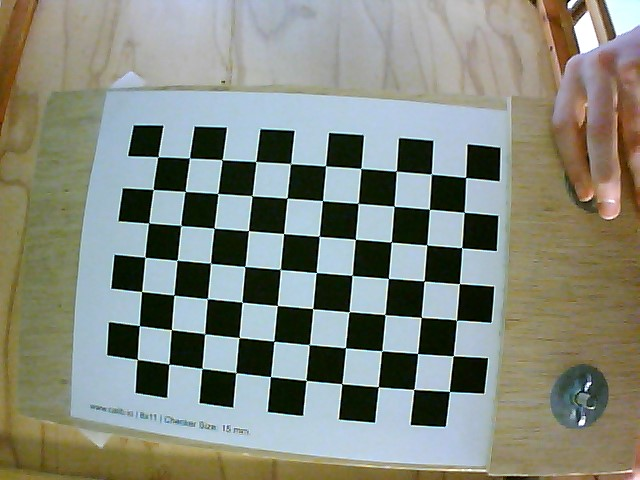
#> input picture Romi3_vision/calib_photos/check.jpg, 640 x 480 px; its folder holds only this picture in this run
$ python undistort.py
#> lines starting #> are read from the running program, lines starting #| are printed output that depends on the picture; after the words box and inside, x2 and y2 are one past the last pixel; in counts of white or black regions, pixels touching at a corner belong together
import cv2
import numpy as np
import glob
import os
dir_path = os.path.dirname(os.path.realpath(__file__))


print("starting undistort")
print(" initializing")
chessboard_scale_unit = 1

# termination criteria
criteria = (cv2.TERM_CRITERIA_EPS + cv2.TERM_CRITERIA_MAX_ITER, 30, 0.001)
# prepare object points, like (0,0,0), (1,0,0), (2,0,0) ....,(6,5,0)
objp = np.zeros((10*7,3), np.float32)
objp[:,:2] = np.mgrid[0:7,0:10].T.reshape(-1,2)
# print(objp)
# Arrays to store object points and image points from all the images.
objpoints = [] # 3d point in real world space
imgpoints = [] # 2d points in image plane.
images_dir = dir_path + '/calib_photos/*'#'C:/Users/PEACCE/Documents/sean/python/opencv/romi_aruco_targets/calib_photos/*'
print(" finding photos in " + images_dir)
images = glob.glob(images_dir)
num = 1
print(" finding patterns:")
for fname in images:
    img = cv2.imread(fname)
#> img is the input picture: shape (480, 640, 3); mean B, G, R 125.9, 136.6, 131.9
    gray = cv2.cvtColor(img, cv2.COLOR_BGR2GRAY)
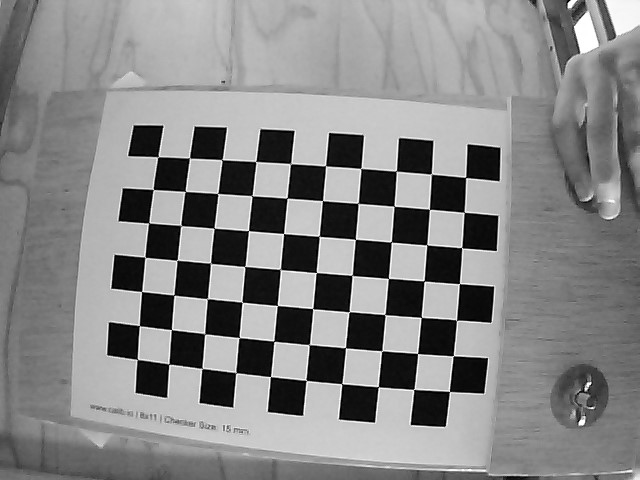
#> gray: shape (480, 640); min 0, max 255, mean 134
    # Find the chess board corners
    ret, corners = cv2.findChessboardCorners(gray, (7,10), None)
#> ret = True; corners = 70 rows, first 8: [465.5, 177.5], [464.3, 212.3], [461.5, 247.5], [459.5, 283.5], [456.4, 320.5], [453.4, 355.6], [449.5, 391.5], [431.4, 173.8]
    # print(corners)
    # If found, add object points, image points (after refining them)
    if ret == True:
        # print("yay")
        objpoints.append(objp)
        corners2 = cv2.cornerSubPix(gray,corners, (11,11), (-1,-1), criteria)
#> corners2 = 70 rows, first 8: [465.6, 177.5], [464.1, 212.4], [461.6, 247.7], [459.4, 283.6], [456.5, 320], [453.3, 355.8], [449.4, 391.4], [431.3, 174.2]
        imgpoints.append(corners)
        # Draw and display the corners
        cv2.drawChessboardCorners(img, (7,6), corners2, ret)
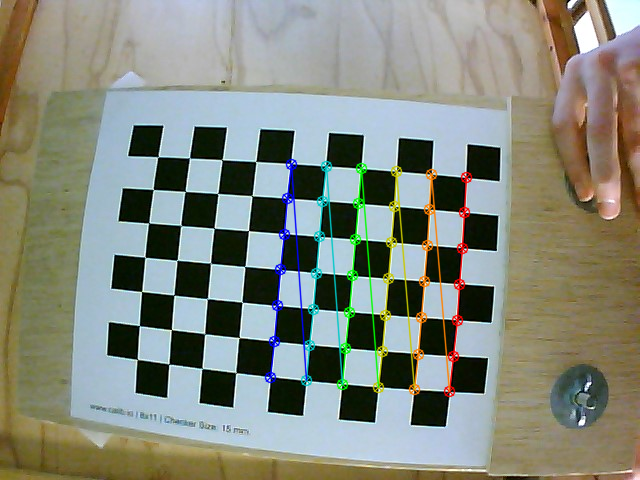
#> img: shape (480, 640, 3); 3.4% of pixels changed, all inside (x1, y1, x2, y2) = (264, 158, 473, 398)
        #cv2.imshow('calib_pattern', img)
        cv2.waitKey(1)
    print(str(num) + "/" + str(len(images)))
    num += 1

print(" running calibration")
ret, mtx, dist, rvecs, tvecs = cv2.calibrateCamera(objpoints, imgpoints, gray.shape[::-1], None, None)
#> ret = 0.237; mtx = [[645.7, 0, 328.8], [0, 645.3, 234.3], [0, 0, 1]]; dist = [[-0.529, 2.09, 0.00823, -0.0122, -10.51]]; rvecs = ([-0.00149, 0.145, 1.65],); tvecs = ([3.88, -1.61, 17.64],)

img = cv2.imread(images[0])
newcameramtx = None
print("ready")
def undistort(img):
    h,  w = img.shape[:2]
#> h = 480; w = 640
    global newcameramtx
    newcameramtx, roi = cv2.getOptimalNewCameraMatrix(mtx, dist, (w,h), 1, (w,h))
#> newcameramtx = [[257.5, 0, 489.9], [0, 131.6, 358.7], [0, 0, 1]]; roi = (359, 311, 255, 98)

    # undistort
    dst = cv2.undistort(img, mtx, dist, None, newcameramtx)
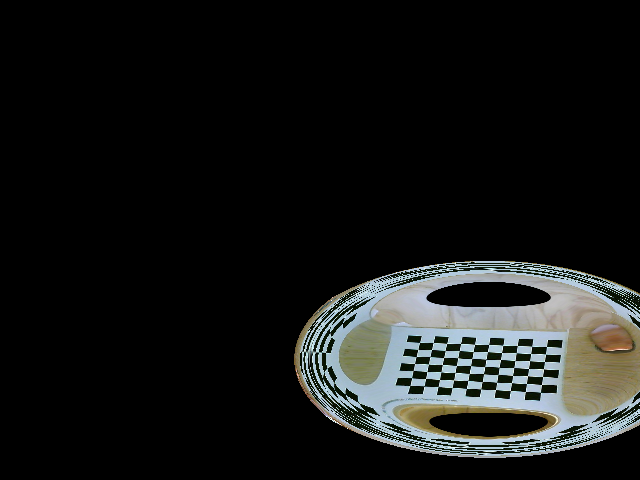
#> dst: shape (480, 640, 3); mean B, G, R 23.1, 24.1, 22.6
    # crop the image
    x, y, w, h = roi
#> x = 359; y = 311; w = 255; h = 98
    dst = dst[y:y+h, x:x+w]
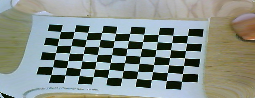
#> dst: shape (98, 255, 3); mean B, G, R 137.2, 143.1, 134.2
    return dst

cv2.imwrite('calibresult.png', undistort(img))

cv2.destroyAllWindows()

$ run again, on Romi3_vision/calib_photos/check2.jpg
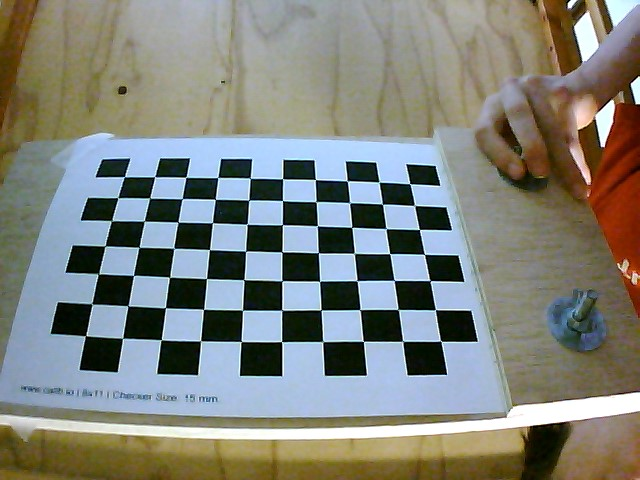
#> input picture Romi3_vision/calib_photos/check2.jpg, 640 x 480 px
#> img is the input picture: shape (480, 640, 3); mean B, G, R 124, 130.9, 128.3
#> `gray = cv2.cvtColor(img, cv2.COLOR_BGR2GRAY)`:
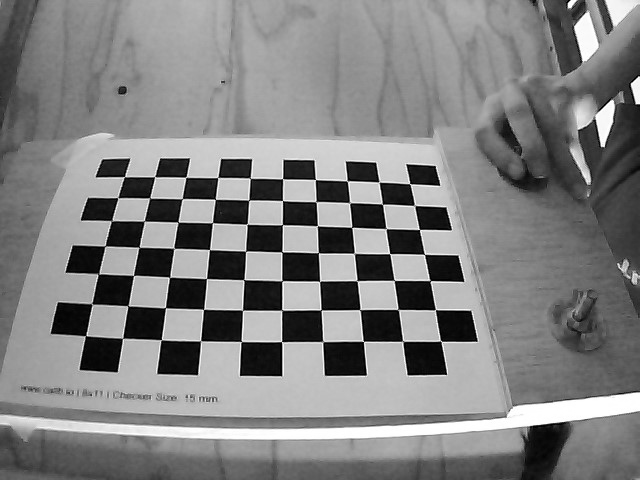
#> gray: shape (480, 640); min 0, max 255, mean 129.3
#> `ret, corners = cv2.findChessboardCorners(gray, (7,10), None)`: ret = True; corners = 70 rows, first 8: [409.6, 183.6], [414.5, 205.4], [419.5, 229.5], [424.6, 254.5], [430.4, 280.6], [435.4, 309.5], [441.1, 341], [379, 182]
#> corners2 = 70 rows, first 8: [409.9, 183.8], [414.5, 205.5], [419.4, 229.5], [424.4, 254.3], [429.8, 280.6], [435.4, 309.8], [440.7, 341.3], [379.1, 182.1]
#> img: shape (480, 640, 3); 2.81% of pixels changed, all inside (x1, y1, x2, y2) = (235, 172, 448, 349)
#> `ret, mtx, dist, rvecs, tvecs = cv2.calibrateCamera(objpoints, imgpoint..`: ret = 1.38; mtx = [[4477.7, 0, 250.7], [0, 731.6, 80.96], [0, 0, 1]]; dist = [[-160.6, 5611.3, 12.8, 1.21, -61710.5]]; rvecs = ([-0.829, -0.836, 1.51],); tvecs = ([2.22, 7.13, 135.6],)
#> newcameramtx = [[4477.7, 0, 250.7], [0, 731.6, 80.96], [0, 0, 1]]; roi = (0, 0, 639, 479)
#> in undistort, `dst = cv2.undistort(img, mtx, dist, None, newcameramtx)`:
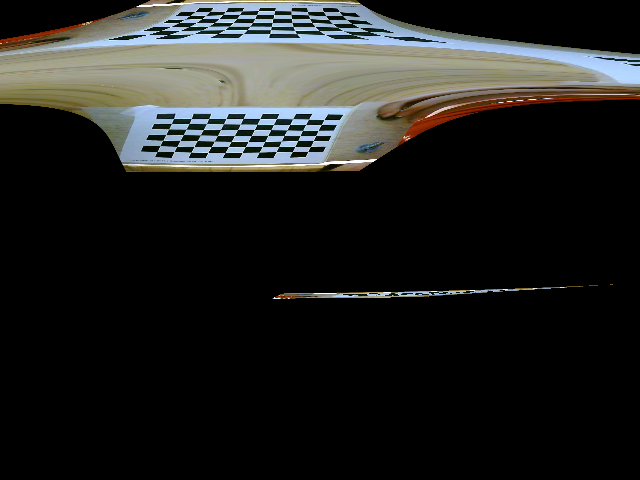
#> dst: shape (480, 640, 3); mean B, G, R 32.1, 33.9, 33.1
#> in undistort, `x, y, w, h = roi`: x = 0; w = 639; h = 479

$ run again, on Romi3_vision/calib_photos/check3.jpg
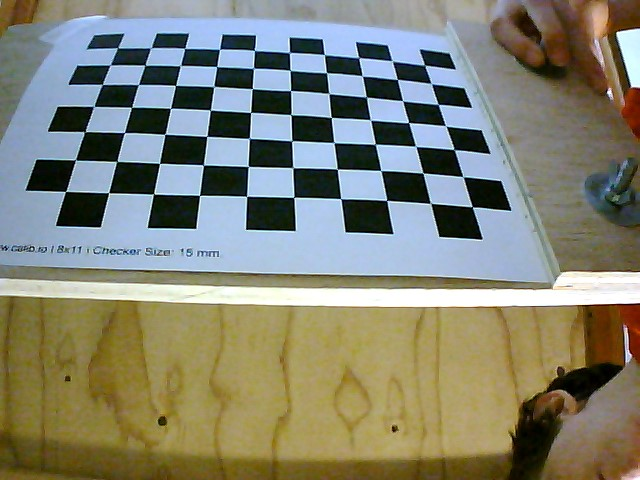
#> input picture Romi3_vision/calib_photos/check3.jpg, 640 x 480 px
#> img is the input picture: shape (480, 640, 3); mean B, G, R 115.5, 131, 130.2
#> `gray = cv2.cvtColor(img, cv2.COLOR_BGR2GRAY)`:
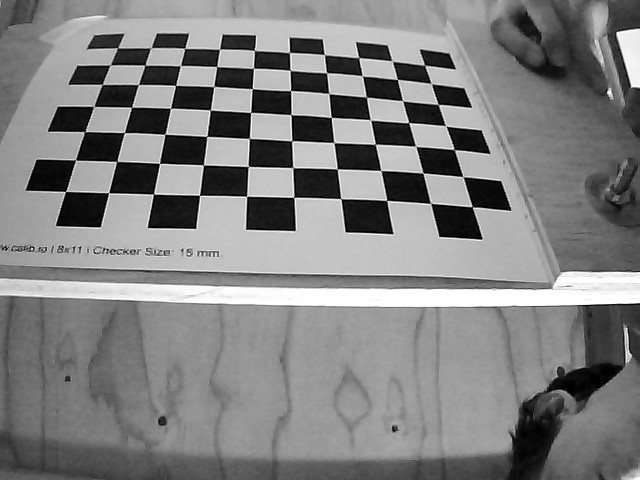
#> gray: shape (480, 640); min 0, max 255, mean 129
#> `ret, corners = cv2.findChessboardCorners(gray, (7,10), None)`: ret = True; corners = 70 rows, first 8: [424.8, 65.02], [431.3, 83.53], [438.3, 104.4], [445.8, 125.9], [453.8, 149.5], [462.7, 176.7], [472.2, 206.5], [392.3, 60.65]
#> corners2 = 70 rows, first 8: [424.6, 65.21], [431.3, 83.64], [438.2, 104.4], [445.6, 125.8], [454.3, 149.5], [463, 176.6], [472.3, 206.7], [392.1, 61.02]
#> img: shape (480, 640, 3); 2.65% of pixels changed, all inside (x1, y1, x2, y2) = (241, 44, 479, 214)
#> `ret, mtx, dist, rvecs, tvecs = cv2.calibrateCamera(objpoints, imgpoint..`: ret = 0.884; mtx = [[735.1, 0, 461.4], [0, 1512, 191.9], [0, 0, 1]]; dist = [[-0.347, -0.692, 0.0107, -0.0534, 1.26]]; rvecs = ([-1.11, 0.744, 1.22],); tvecs = ([-1.11, -1.91, 22.58],)
#> newcameramtx = [[673.9, 0, 459.7], [0, 1339.4, 200.7], [0, 0, 1]]; roi = (3, 30, 631, 425)
#> in undistort, `x, y, w, h = roi`: x = 3; y = 30; w = 631; h = 425
#> in undistort, `dst = dst[y:y+h, x:x+w]`:
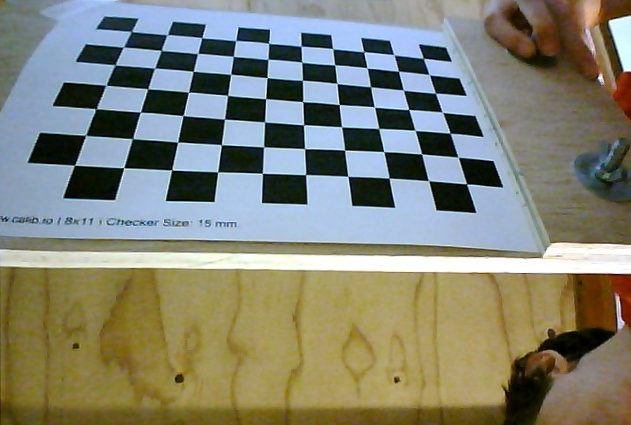
#> dst: shape (425, 631, 3); mean B, G, R 116.1, 131.2, 129.8

$ run again, on Romi3_vision/calib_photos/check4.jpg
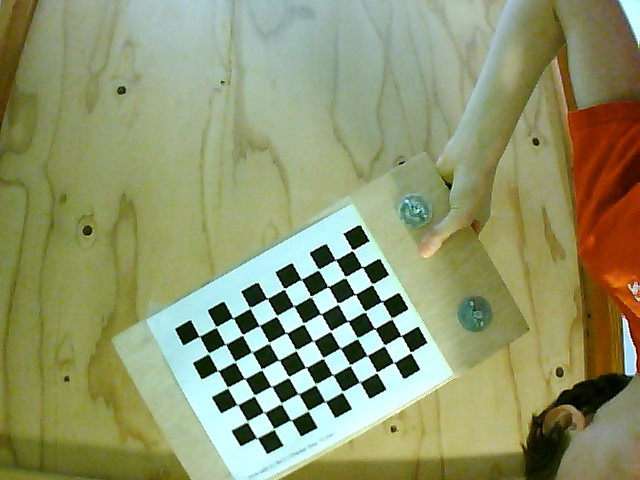
#> input picture Romi3_vision/calib_photos/check4.jpg, 640 x 480 px
#> img is the input picture: shape (480, 640, 3); mean B, G, R 109.8, 149.7, 143.1
#> `gray = cv2.cvtColor(img, cv2.COLOR_BGR2GRAY)`:
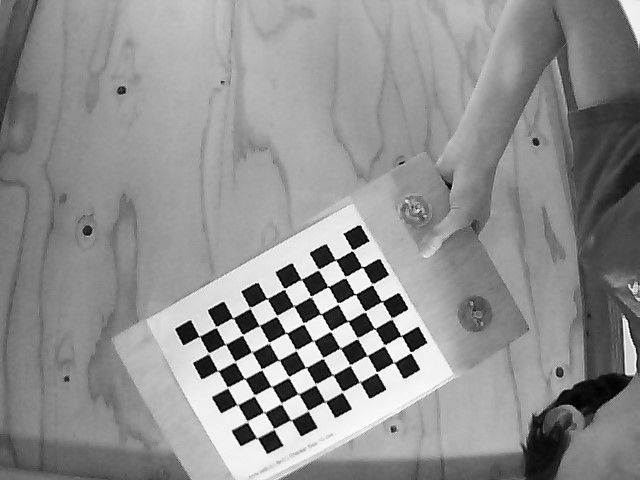
#> gray: shape (480, 640); min 1, max 255, mean 143.2
#> `ret, corners = cv2.findChessboardCorners(gray, (7,10), None)`: ret = True; corners = 70 rows, first 8: [352.3, 250.2], [361.8, 266.7], [372, 284.3], [382.3, 301.3], [391.7, 318.1], [401, 335.8], [410.6, 352.4], [335.4, 259.7]
#> corners2 = 70 rows, first 8: [352.6, 250.2], [362.3, 267.3], [372.1, 284.4], [381.8, 301.5], [391.6, 318.5], [401.1, 335.5], [410.7, 352.4], [335.5, 259.8]
#> img: shape (480, 640, 3); 2.14% of pixels changed, all inside (x1, y1, x2, y2) = (261, 244, 418, 408)
#> `ret, mtx, dist, rvecs, tvecs = cv2.calibrateCamera(objpoints, imgpoint..`: ret = 0.11; mtx = [[614.9, 0, 309.5], [0, 608.3, 188.8], [0, 0, 1]]; dist = [[-0.245, -0.673, 0.0226, 0.00112, 1.54]]; rvecs = ([-0.12, 0.0768, 1.06],); tvecs = ([2.2, 3.16, 31.43],)
#> newcameramtx = [[541.1, 0, 310.8], [0, 546.5, 199.8], [0, 0, 1]]; roi = (19, 20, 599, 449)
#> in undistort, `x, y, w, h = roi`: x = 19; y = 20; w = 599; h = 449
#> in undistort, `dst = dst[y:y+h, x:x+w]`:
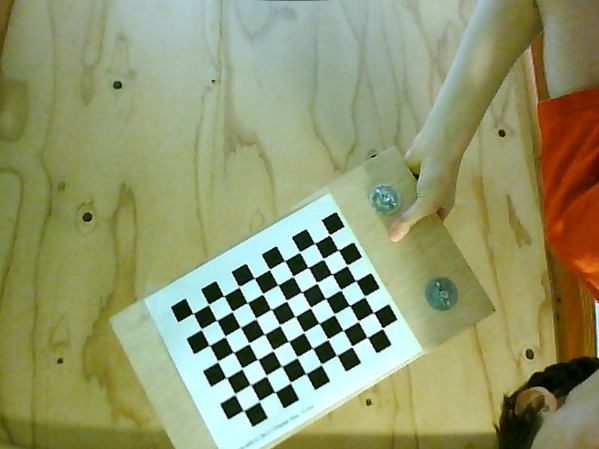
#> dst: shape (449, 599, 3); mean B, G, R 110.5, 151.1, 144.2

$ run again, on Romi3_vision/calib_photos/check10.jpg
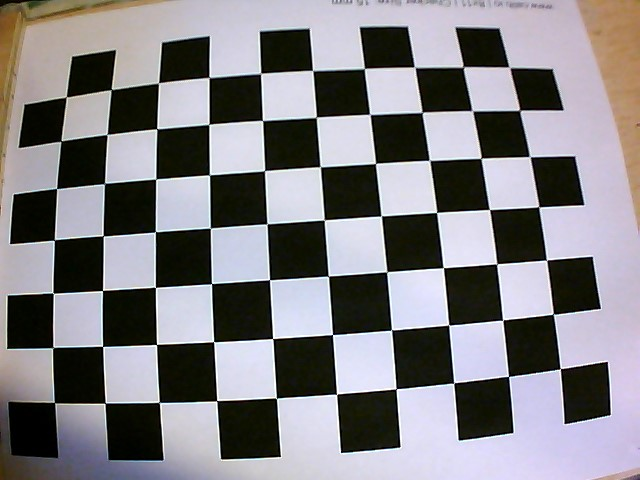
#> input picture Romi3_vision/calib_photos/check10.jpg, 640 x 480 px
#> img is the input picture: shape (480, 640, 3); mean B, G, R 131.5, 127.8, 129.9
#> `ret, corners = cv2.findChessboardCorners(gray, (7,10), None)`: ret = True; corners = 70 rows, first 8: [54.47, 402.5], [53.2, 347.5], [53.21, 293.2], [54.31, 240.2], [56.49, 188.5], [61.09, 141], [66.37, 96.62], [105.2, 403.3]
#> corners2 = 70 rows, first 8: [54.43, 402.6], [52.68, 347.5], [53.14, 293.1], [54.29, 239.9], [56.62, 188.6], [60.82, 141], [66.28, 97.19], [105.1, 403.1]
#> img: shape (480, 640, 3); 4.5% of pixels changed, all inside (x1, y1, x2, y2) = (47, 64, 344, 410)
#> `ret, mtx, dist, rvecs, tvecs = cv2.calibrateCamera(objpoints, imgpoint..`: ret = 0.439; mtx = [[481.8, 0, 317.1], [0, 471.8, 223], [0, 0, 1]]; dist = [[-0.186, -0.112, 0.0111, -0.00283, 0.161]]; rvecs = ([-0.144, -0.157, -1.63],); tvecs = ([-4.66, 3.22, 7.77],)
#> newcameramtx = [[408.2, 0, 314.3], [0, 404.5, 231.8], [0, 0, 1]]; roi = (16, 26, 608, 436)
#> in undistort, `x, y, w, h = roi`: x = 16; y = 26; w = 608; h = 436
#> in undistort, `dst = dst[y:y+h, x:x+w]`:
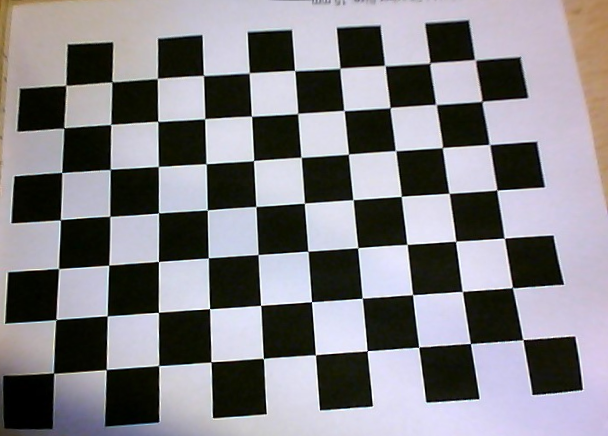
#> dst: shape (436, 608, 3); mean B, G, R 132.8, 128.5, 130.5
